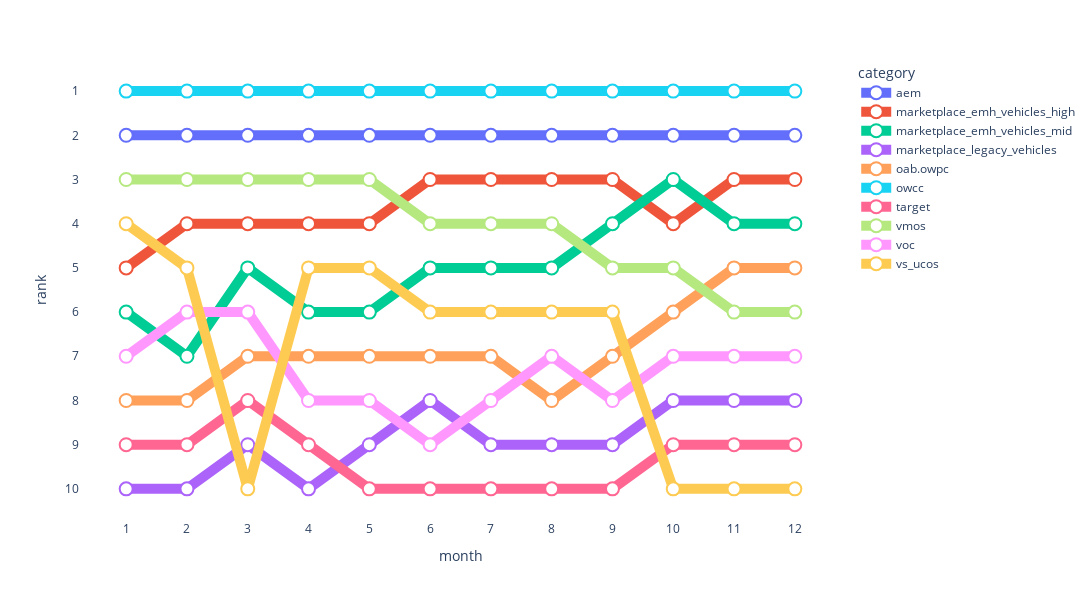

Write notebook code for a chart like this one.
### Code cell
# Criar bump chart
fig = px.line(df_final, x='month', y='rank', color='category', markers=True)

# Inverter eixo Y para manter 1 no topo
fig.update_yaxes(autorange="reversed", tickmode="linear")

# Mostrar todos os meses no eixo X
fig.update_xaxes(type='category', tickmode="linear")

# Aumentar a espessura das linhas
fig.update_traces(
    line=dict(width=10),  # Aumenta a espessura das linhas
    marker=dict(size=13, symbol="circle", opacity=1, color="white", line=dict(color=None, width=3))  # Personaliza marcadores
)

# Remover a cor de fundo
fig.update_layout(
    plot_bgcolor="white",  # Fundo do gráfico branco
    paper_bgcolor="white",  # Fundo externo branco
    width=1100, height=600  # Ajustar tamanho do gráfico
)

# Exibir o gráfico
fig.show()

### Figure 1 — Plotly figure (JSON) as saved in the notebook; plotly's stock layout.template omitted (floating-point values rounded to 4 significant figures)
{"data": [{"hovertemplate": "category=aem<br>month=%{x}<br>rank=%{y}<extra></extra>", "legendgroup": "aem", "line": {"color": "#636efa", "dash": "solid", "width": 10}, "marker": {"color": "white", "line": {"width": 2}, "opacity": 1, "size": 13, "symbol": "circle"}, "mode": "lines+markers", "name": "aem", "orientation": "v", "showlegend": true, "type": "scatter", "x": [1, 2, 3, 4, 5, 6, 7, 8, 9, 10, 11, 12], "xaxis": "x", "y": [2, 2, 2, 2, 2, 2, 2, 2, 2, 2, 2, 2], "yaxis": "y"}, {"hovertemplate": "category=marketplace_emh_vehicles_high<br>month=%{x}<br>rank=%{y}<extra></extra>", "legendgroup": "marketplace_emh_vehicles_high", "line": {"color": "#EF553B", "dash": "solid", "width": 10}, "marker": {"color": "white", "line": {"width": 2}, "opacity": 1, "size": 13, "symbol": "circle"}, "mode": "lines+markers", "name": "marketplace_emh_vehicles_high", "orientation": "v", "showlegend": true, "type": "scatter", "x": [1, 2, 3, 4, 5, 6, 7, 8, 9, 10, 11, 12], "xaxis": "x", "y": [5, 4, 4, 4, 4, 3, 3, 3, 3, 4, 3, 3], "yaxis": "y"}, {"hovertemplate": "category=marketplace_emh_vehicles_mid<br>month=%{x}<br>rank=%{y}<extra></extra>", "legendgroup": "marketplace_emh_vehicles_mid", "line": {"color": "#00cc96", "dash": "solid", "width": 10}, "marker": {"color": "white", "line": {"width": 2}, "opacity": 1, "size": 13, "symbol": "circle"}, "mode": "lines+markers", "name": "marketplace_emh_vehicles_mid", "orientation": "v", "showlegend": true, "type": "scatter", "x": [1, 2, 3, 4, 5, 6, 7, 8, 9, 10, 11, 12], "xaxis": "x", "y": [6, 7, 5, 6, 6, 5, 5, 5, 4, 3, 4, 4], "yaxis": "y"}, {"hovertemplate": "category=marketplace_legacy_vehicles<br>month=%{x}<br>rank=%{y}<extra></extra>", "legendgroup": "marketplace_legacy_vehicles", "line": {"color": "#ab63fa", "dash": "solid", "width": 10}, "marker": {"color": "white", "line": {"width": 2}, "opacity": 1, "size": 13, "symbol": "circle"}, "mode": "lines+markers", "name": "marketplace_legacy_vehicles", "orientation": "v", "showlegend": true, "type": "scatter", "x": [1, 2, 3, 4, 5, 6, 7, 8, 9, 10, 11, 12], "xaxis": "x", "y": [10, 10, 9, 10, 9, 8, 9, 9, 9, 8, 8, 8], "yaxis": "y"}, {"hovertemplate": "category=oab.owpc<br>month=%{x}<br>rank=%{y}<extra></extra>", "legendgroup": "oab.owpc", "line": {"color": "#FFA15A", "dash": "solid", "width": 10}, "marker": {"color": "white", "line": {"width": 2}, "opacity": 1, "size": 13, "symbol": "circle"}, "mode": "lines+markers", "name": "oab.owpc", "orientation": "v", "showlegend": true, "type": "scatter", "x": [1, 2, 3, 4, 5, 6, 7, 8, 9, 10, 11, 12], "xaxis": "x", "y": [8, 8, 7, 7, 7, 7, 7, 8, 7, 6, 5, 5], "yaxis": "y"}, {"hovertemplate": "category=owcc<br>month=%{x}<br>rank=%{y}<extra></extra>", "legendgroup": "owcc", "line": {"color": "#19d3f3", "dash": "solid", "width": 10}, "marker": {"color": "white", "line": {"width": 2}, "opacity": 1, "size": 13, "symbol": "circle"}, "mode": "lines+markers", "name": "owcc", "orientation": "v", "showlegend": true, "type": "scatter", "x": [1, 2, 3, 4, 5, 6, 7, 8, 9, 10, 11, 12], "xaxis": "x", "y": [1, 1, 1, 1, 1, 1, 1, 1, 1, 1, 1, 1], "yaxis": "y"}, {"hovertemplate": "category=target<br>month=%{x}<br>rank=%{y}<extra></extra>", "legendgroup": "target", "line": {"color": "#FF6692", "dash": "solid", "width": 10}, "marker": {"color": "white", "line": {"width": 2}, "opacity": 1, "size": 13, "symbol": "circle"}, "mode": "lines+markers", "name": "target", "orientation": "v", "showlegend": true, "type": "scatter", "x": [1, 2, 3, 4, 5, 6, 7, 8, 9, 10, 11, 12], "xaxis": "x", "y": [9, 9, 8, 9, 10, 10, 10, 10, 10, 9, 9, 9], "yaxis": "y"}, {"hovertemplate": "category=vmos<br>month=%{x}<br>rank=%{y}<extra></extra>", "legendgroup": "vmos", "line": {"color": "#B6E880", "dash": "solid", "width": 10}, "marker": {"color": "white", "line": {"width": 2}, "opacity": 1, "size": 13, "symbol": "circle"}, "mode": "lines+markers", "name": "vmos", "orientation": "v", "showlegend": true, "type": "scatter", "x": [1, 2, 3, 4, 5, 6, 7, 8, 9, 10, 11, 12], "xaxis": "x", "y": [3, 3, 3, 3, 3, 4, 4, 4, 5, 5, 6, 6], "yaxis": "y"}, {"hovertemplate": "category=voc<br>month=%{x}<br>rank=%{y}<extra></extra>", "legendgroup": "voc", "line": {"color": "#FF97FF", "dash": "solid", "width": 10}, "marker": {"color": "white", "line": {"width": 2}, "opacity": 1, "size": 13, "symbol": "circle"}, "mode": "lines+markers", "name": "voc", "orientation": "v", "showlegend": true, "type": "scatter", "x": [1, 2, 3, 4, 5, 6, 7, 8, 9, 10, 11, 12], "xaxis": "x", "y": [7, 6, 6, 8, 8, 9, 8, 7, 8, 7, 7, 7], "yaxis": "y"}, {"hovertemplate": "category=vs_ucos<br>month=%{x}<br>rank=%{y}<extra></extra>", "legendgroup": "vs_ucos", "line": {"color": "#FECB52", "dash": "solid", "width": 10}, "marker": {"color": "white", "line": {"width": 2}, "opacity": 1, "size": 13, "symbol": "circle"}, "mode": "lines+markers", "name": "vs_ucos", "orientation": "v", "showlegend": true, "type": "scatter", "x": [1, 2, 3, 4, 5, 6, 7, 8, 9, 10, 11, 12], "xaxis": "x", "y": [4, 5, 10, 5, 5, 6, 6, 6, 6, 10, 10, 10], "yaxis": "y"}], "layout": {"height": 600, "legend": {"title": {"text": "category"}, "tracegroupgap": 0}, "margin": {"t": 60}, "paper_bgcolor": "white", "plot_bgcolor": "white", "width": 1100, "xaxis": {"anchor": "y", "domain": [0, 1], "tickmode": "linear", "title": {"text": "month"}, "type": "category"}, "yaxis": {"anchor": "x", "autorange": "reversed", "domain": [0, 1], "tickmode": "linear", "title": {"text": "rank"}}}}
